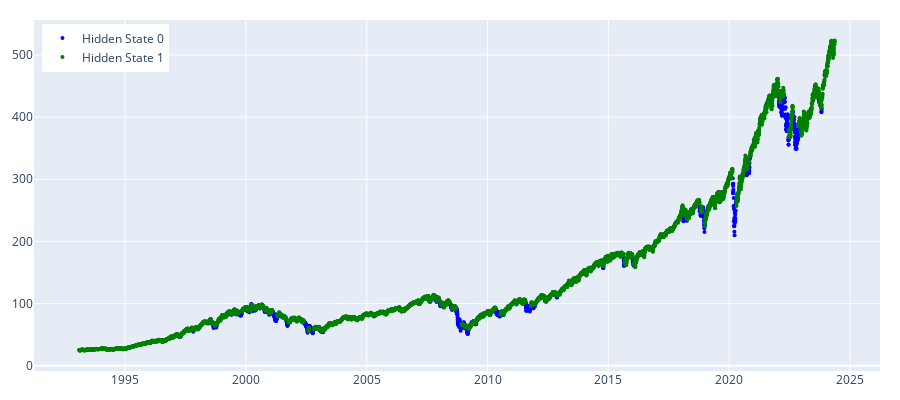

Notebook code for this chart:
### Code cell
params = {'n_components':2, 'covariance_type':"full", 'random_state':100}
 
hmm_model = regime_detection.get_regimes_hmm(prices_array, params)
hmm_states = hmm_model.predict(prices_array)
plot_hidden_states(np.array(hmm_states), prices[['spx']])

### Figure 1 — Plotly figure (JSON) as saved in the notebook; plotly's stock layout.template omitted (floating-point values rounded to 4 significant figures; data arrays with more than 128 entries replaced by an {"elided": "..."} marker saying what was removed)
{"data": [{"marker": {"color": "blue", "size": 4}, "mode": "markers", "name": "Hidden State 0", "type": "scatter", "x": {"elided": "1186 str values"}, "y": {"elided": "1186 float values"}}, {"marker": {"color": "green", "size": 4}, "mode": "markers", "name": "Hidden State 1", "type": "scatter", "x": {"elided": "6686 str values"}, "y": {"elided": "6686 float values"}}], "layout": {"height": 400, "legend": {"x": 0.01, "xanchor": "left", "y": 0.99, "yanchor": "top"}, "margin": {"b": 20, "l": 20, "r": 20, "t": 20}, "width": 900}}
